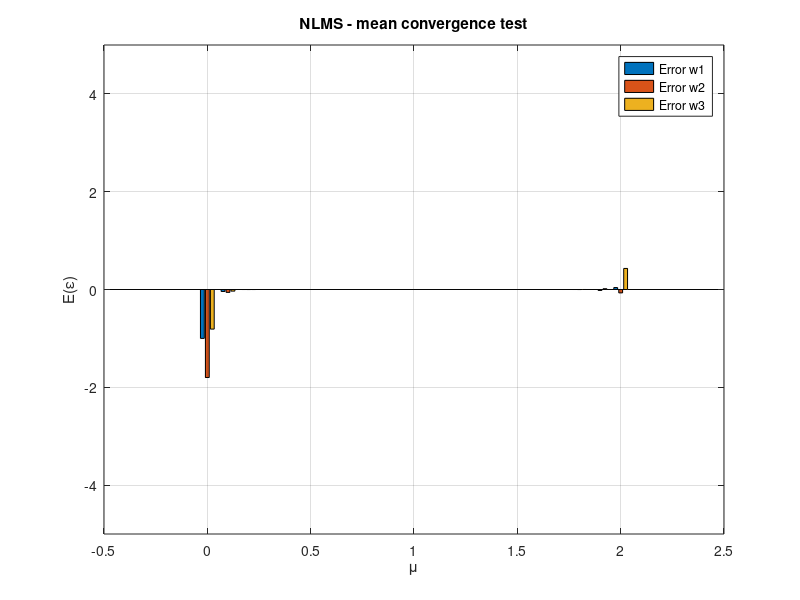

MATLAB code for this plot: (Note: this script raises an error after producing the figure.)
%% part a ----------------------------
clear;
clc;

rng(1) ;

h = [1, 1.8, 0.81] ;
N = 100 ;                 % length of u (input)
u_n = randn(N,1) ;
desired_signal = filter(h, 1, u_n) ;

% -------------
M = length(h) ;
K = N - M + 1 ;
U = zeros(K, M) ;
for i = 1:K
    U(i,:) = u_n(i+M-1:-1:i).' ;
end

d0 = desired_signal(M:end) ;

R_for_Jmin = (U.'*U) / K ;
p0 = (U.'*d0) / K ;
sigma_d2 = (d0.'*d0) / K ;
wopt = R_for_Jmin \ p0 ;
Jmin = sigma_d2 - p0.' * wopt ; % Since Jmin ≈ 0, the misadjustment is 0/0
                               % therefore, in this example the LMS
                               % algorithm converges
% -------------

R = (u_n) * (u_n') / (u_n' * u_n) ; % normalize matrix R with ||u(n)||^2
lambda = eig(R) ;
lambda_max = max(lambda) ;
mu_in_theory = linspace(0, 0.05, 2/lambda_max) ; % mu = μ

% -------but we can try in other way

W_opt = h ;
M = length(W_opt) ;
iter = 10 ;
E = zeros(M, N);

mu_test = 0:0.1:2 ;
means_mu_test_nlms = zeros(M,length(mu_test));

mu_min = 0.1;
mu_max = 0.4; % base on HW5

p = 0.1;
method = 1;

for i = 1:length(mu_test)
    mu = mu_test(i);

    E(:,:) = 0;
    for r = 1:iter
        u = randn(N,1);
        d = filter(h, 1, u);
        w = zeros(M,1);

        for n = M:N
            x = u(n:-1:n-M+1) ;
            y = w' * x ;
            e = d(n) - y ;
            w = w + (mu / (1e-6 + (x' * x))) * x * conj(e) ;
            E(:, n) = E(:, n) + (w - W_opt(:)) ;
        end
    end
    E = E / iter ;
    means_mu_test_nlms(:,i) = E(:,N) ;

end

x = mu_test(:) ;

figure;
Y = means_mu_test_nlms.' ;
bar(x, Y, 'grouped') ;
ylim([-5 5]) ;
xlabel('\mu') ;
ylabel('E(\epsilon)') ;
legend('Error w1','Error w2','Error w3','Location','best') ;
grid on ;
title('NLMS - mean convergence test');

%% part b ----------------------------
mu = 0.5;
taps = 4; % N = taps
[Wopt_for_tap4_nlms, ~ , ~] = NLMS(u_n, desired_signal, taps, mu);
[Wopt_for_tap4_vlms, ~ , ~] = VLMS(u_n, desired_signal, taps, mu, mu_min, mu_max, p);

%% part c ----------------------------

K = 5 ;
mu = 0.5; % watch mu = 0.2 too

W_opt_new = [W_opt , 0 ] .' ;

ek_nlms = zeros(taps, N - taps + 1) ;
ek_vlms = zeros(taps, N - taps + 1) ;

for i = 1:K

    u = ( randn(N,1) ) ;
    d = filter(W_opt, 1, u);

    [~, W_steps_nlms, ~ ] = NLMS(u, d, taps, mu);
    L1 = size(W_steps_nlms,2);
    ek_nlms(:,1:L1) = ek_nlms(:,1:L1) + (W_steps_nlms - W_opt_new) ;

    [~, W_steps_vlms, ~ ] = VLMS(u, d, taps, mu, mu_min, mu_max, p);
    L2 = min(size(W_steps_vlms,2), size(ek_vlms,2));
    ek_vlms(:,1:L2) = ek_vlms(:,1:L2) + (W_steps_vlms(:,1:L2) - W_opt_new) ;

end

mean_e_nlms = (1/K) * ek_nlms ;
mean_e_vlms = (1/K) * ek_vlms ;

iters1 = 1:size(mean_e_nlms,2);
iters2 = 1:size(mean_e_vlms,2);

figure;
subplot(2,1,1);
plot(iters1, mean_e_nlms.') ;
grid on ;
xlabel('Iteration n');
ylabel('Mean Error weight value');
title('mean convergence - NLMS');
k = 1:taps;
labels = compose("w_%d", k);
legend(labels, 'Location', 'best');

subplot(2,1,2);
plot(iters2, mean_e_vlms.') ;
grid on ;
xlabel('Iteration n');
ylabel('Mean Error weight value');
title('mean convergence - VLMS');
k = 1:taps;
labels = compose("w_%d", k);
legend(labels, 'Location', 'best');

%% part d ----------------------------

ek2_nlms = zeros(1, N - taps + 1) ;
ek2_vlms = zeros(1, N - taps + 1) ;

for i = 1:K
    u = ( randn(N,1) ) ;
    d = filter(W_opt, 1, u);

    [~, ~, error_nlms] = NLMS(u, d, taps, mu) ;
    temp = error_nlms.^2 ;
    ek2_nlms = ek2_nlms + temp(1:length(ek2_nlms)).' ;

    [~, ~, error_vlms] = VLMS(u, d, taps, mu, mu_min, mu_max, p) ;
    temp = error_vlms.^2 ;
    ek2_vlms = ek2_vlms + temp(1:length(ek2_vlms)).' ;
end

MSE_e_nlms = (1/K) * ek2_nlms ;
MSE_e_vlms = (1/K) * ek2_vlms ;

iters = 1:size(MSE_e_nlms,2) ;

figure ;
subplot(2,1,1);
plot(iters, MSE_e_nlms) ;
grid on ;
xlabel('Iteration n') ;
ylabel('MSE Error (output)') ;
title('MSE convergence - NLMS') ;

subplot(2,1,2);
plot(iters, MSE_e_vlms) ;
grid on ;
xlabel('Iteration n') ;
ylabel('MSE Error (output)') ;
title('MSE convergence - VLMS') ;

%% part e ----------------------------
mu = [0.1 , 0.05];
taps = 4; % N = taps
W_opt_new = [W_opt , 0 ] .' ; % for taps = 4
K = 5 ;

figure;

for m = 1:length(mu)

    mu_m = mu(m);
    ek_nlms = zeros(taps, N - taps + 1);
    ek_vlms = zeros(taps, N - taps + 1);

    for i = 1:K
        u = ( randn(N,1) );
        d = filter(W_opt, 1, u);

        [~, W_steps_nlms, ~] = NLMS(u, d, taps, mu_m);
        L1 = size(W_steps_nlms,2);
        ek_nlms(:,1:L1) = ek_nlms(:,1:L1) + (W_steps_nlms - W_opt_new);

        [~, W_steps_vlms, ~] = VLMS(u, d, taps, mu_m, mu_min, mu_max, p);
        L2 = min(size(W_steps_vlms,2), size(ek_vlms,2));
        ek_vlms(:,1:L2) = ek_vlms(:,1:L2) + (W_steps_vlms(:,1:L2) - W_opt_new);
    end

    mean_e_nlms = (1/K) * ek_nlms;
    mean_e_vlms = (1/K) * ek_vlms;

    iters1 = 1:size(mean_e_nlms,2);
    iters2 = 1:size(mean_e_vlms,2);

    subplot(length(mu), 2, (m-1)*2 + 1);
    plot(iters1, mean_e_nlms.');
    grid on;
    xlabel('Iteration n');
    ylabel('Mean Error weight value');
    title(sprintf('NLMS - part e (\\mu = %.3f)', mu_m));
    k = 1:taps;
    labels = compose("w_%d", k);
    legend(labels, 'Location', 'best');

    subplot(length(mu), 2, (m-1)*2 + 2);
    plot(iters2, mean_e_vlms.');
    grid on;
    xlabel('Iteration n');
    ylabel('Mean Error weight value');
    title(sprintf('VLMS - part e (\\mu = %.3f)', mu_m));
    k = 1:taps;
    labels = compose("w_%d", k);
    legend(labels, 'Location', 'best');

end

%% part f ----------------------------

mu = 0.3 ;
taps = [4 3 2] ; % N = taps
K = 5 ;

figure;

for t = 1:length(taps)

    taps_t = taps(t);

    temp = length(W_opt);
    if taps_t <= temp
        W_opt_new = W_opt(1:taps_t).';
    else
        W_opt_new = [W_opt , zeros(1, taps_t-temp)].' ;
    end

    ek_nlms = zeros(taps_t, N - taps_t + 1);
    ek_vlms = zeros(taps_t, N - taps_t + 1);

    for i = 1:K
        u = ( randn(N,1) );
        d = filter(W_opt, 1, u);

        [~, W_steps_nlms, ~] = NLMS(u, d, taps_t, mu);
        L1 = size(W_steps_nlms,2);
        ek_nlms(:,1:L1) = ek_nlms(:,1:L1) + (W_steps_nlms - W_opt_new);

        [~, W_steps_vlms, ~] = VLMS(u, d, taps_t, mu, mu_min, mu_max, p);
        L2 = min(size(W_steps_vlms,2), size(ek_vlms,2));
        ek_vlms(:,1:L2) = ek_vlms(:,1:L2) + (W_steps_vlms(:,1:L2) - W_opt_new);
    end

    mean_e_nlms = (1/K) * ek_nlms;
    mean_e_vlms = (1/K) * ek_vlms;

    iters1 = 1:size(mean_e_nlms,2);
    iters2 = 1:size(mean_e_vlms,2);

    subplot(length(taps), 2, (t-1)*2 + 1);
    plot(iters1, mean_e_nlms.');
    grid on;
    xlabel('Iteration n');
    ylabel('Mean Error weight value');
    title(sprintf('NLMS - part f (tap = %.3f)', taps_t));
    k = 1:taps_t;
    labels = compose("w_%d", k);
    legend(labels, 'Location', 'best');

    subplot(length(taps), 2, (t-1)*2 + 2);
    plot(iters2, mean_e_vlms.');
    grid on;
    xlabel('Iteration n');
    ylabel('Mean Error weight value');
    title(sprintf('VLMS - part f (tap = %.3f)', taps_t));
    k = 1:taps_t;
    labels = compose("w_%d", k);
    legend(labels, 'Location', 'best');

end
